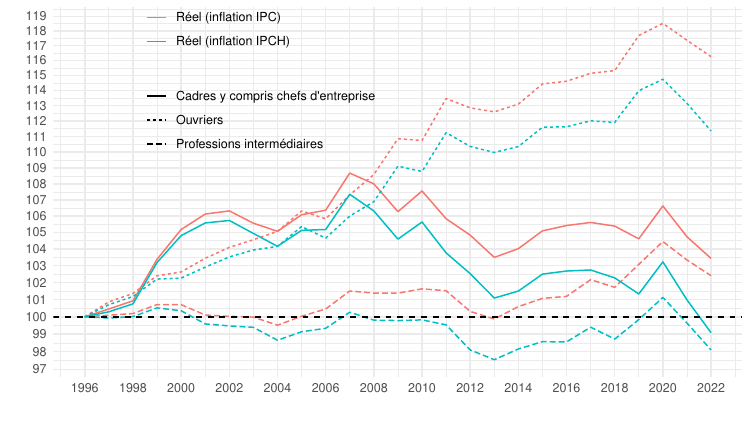

Source code (R):
library(tidyverse)

IPC_ou_IPCH_idbanks <- tribble(~ IDBANK, ~ IPC_ou_IPCH,
                           "001764363", "IPC", # IPC annuel
                           "001762489", "IPCH" # IPCH annuel
)

figure2_idbanks <- tribble(~ IDBANK, ~ Metier,
                           "010752321", "Cadres y compris chefs d'entreprise", # Salaire net EQTP cadres privé
                           "010752324", "Professions intermédiaires", # Salaire net EQTP professions intermédiaires privé
                           "010752330", "Ouvriers" # Salaire net EQTP ouvriers privé
)

IPC_ou_IPCH <- IPC_ou_IPCH_idbanks |>
  mutate(data = map(IDBANK, ~ paste0("https://www.bdm.insee.fr/series/sdmx/data/SERIES_BDM/", .) |>
                      rsdmx::readSDMX() |>
                      as_tibble() |>
                      transmute(TIME_PERIOD,
                                OBS_VALUE = as.numeric(OBS_VALUE)))) |>
  unnest(cols = c(data)) %>%
  select(-IDBANK) %>%
  spread(IPC_ou_IPCH, OBS_VALUE)

figure2 <- figure2_idbanks |>
  mutate(data = map(IDBANK, ~ paste0("https://www.bdm.insee.fr/series/sdmx/data/SERIES_BDM/", .) |>
                      rsdmx::readSDMX() |>
                      as_tibble() |>
                      transmute(TIME_PERIOD,
                                OBS_VALUE = as.numeric(OBS_VALUE)))) |>
  unnest(cols = c(data)) |>
  select(-IDBANK) |>
  left_join(IPC_ou_IPCH, by = "TIME_PERIOD") |>
  mutate(date = as.Date(paste0(TIME_PERIOD, "-01-01"))) |>
  filter(date >= as.Date("1996-01-01")) %>%
  group_by(Metier) %>%
  arrange(date) %>%
  transmute(date,
            Metier,
            `Réel (inflation IPCH)` = 100*(OBS_VALUE/OBS_VALUE[1])/(IPCH/IPCH[1]),
            `Réel (inflation IPC)` = 100*(OBS_VALUE/OBS_VALUE[1])/(IPC/IPC[1])) %>%
  gather(variable, value, -date, -Metier)



figure2 %>%
  ggplot() + geom_line(aes(x = date, y = value,  color = variable, linetype = Metier)) +
  theme_minimal() + ylab("") + xlab("") +
  #scale_color_manual(values = c("darkgrey", "#F8766D", "#619CFF")) +
  scale_x_date(breaks = seq(1996, 2100, 2) %>% paste0("-01-01") %>% as.Date,
               labels = date_format("%Y")) +
  theme(legend.position = c(0.3, 0.8),
        legend.title = element_blank()) +
  scale_y_log10(breaks = seq(0, 200, 1)) +
  geom_hline(yintercept = 100, linetype = "dashed")

ggsave("figure2.png", width = 1.25*6, height = 1.25*3.375)
